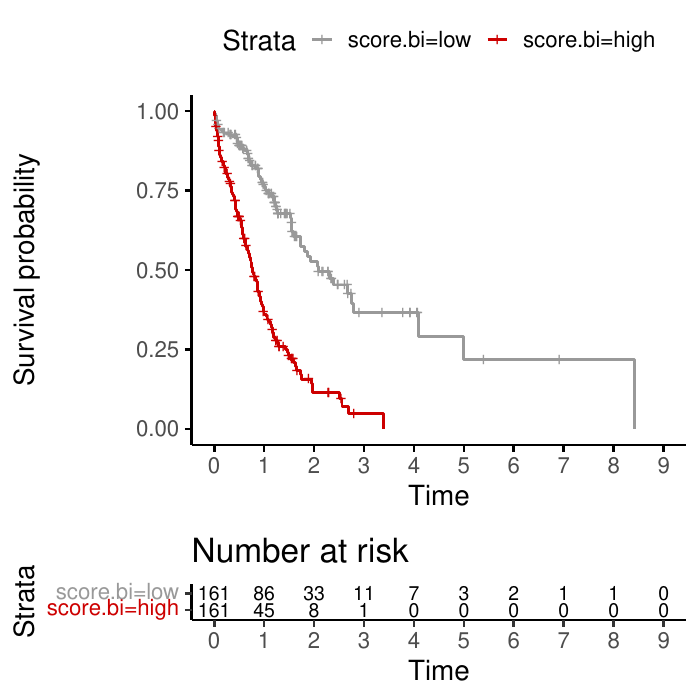

This chart was generated by the following R code:
# Set working directory

#Figure2L - p53LSC signature on total BeatAML dataset

# Load packages
library(survival)
library(survminer)
library(ggplot2)

# Read patient-level file
df <- read.table("../../../Sources/BeatAML/Master.txt", sep="\t", header=TRUE, stringsAsFactors=FALSE)
dim(df) #360 patients; only including de novo and sAML

# Remove entries with missing survival data
df <- df[which(!is.na(df$time)), ]
df <- df[which(!is.na(df$status)), ]
dim(df) #322 with concomitant survival data
table(df$genotype.TP53) #28 TP53-mutant and 294 TP53-WT

# Binarize scorse: LSConly signature
df$score.bi <- ifelse(df$upP53_LSConly.score < median(df$upP53_LSConly.score), "low", "high")
df$score.bi <- factor(df$score.bi, levels=c("low", "high"))
table(df$score.bi) # 161 low 161 high

###########################################################

# Survival analysis
    # Cox proportional-hazards model
    model <- coxph(Surv(time, status) ~ score.bi, data=df)
    summary(model)

    # Retrieve coefficients
    coef <- as.data.frame(summary(model)$coefficient)
    coef.int <- as.data.frame(summary(model)$conf.int[,c(3,4)])
    results <- data.frame("coef"=coef, "coef.95.lower"=coef.int[1,1], "coef.95.upper"=coef.int[2,1])

    # Summarise table
    cols <- c("coef.exp.coef.", "coef.95.lower", "coef.95.upper", "coef.Pr...z..")
    cols.new <- c("hazard_ratio", "hazard_ratio_95_lower",  "hazard_ratio_95_upper", "pval")
    results <- results[,cols]
    names(results) <- cols.new

    print(results) # HR=3.42 (95% Cl:2.48-4.71)
                   # P=5.13-14

# KM curve
    # Model
    model <- survfit(Surv(time, status) ~ score.bi, data=df)

    # Plot
    xmin <- 0 ; xmax <- ceiling(max(df$time, na.rm=TRUE))
    plot <- ggsurvplot(model,
                       data=df,
                       risk.table=TRUE,
                       palette=c("grey60","red3"),
                       xlim=c(xmin, xmax),
                       break.x.by=1,
                       fontsize=5,
                       ggtheme = theme_classic2(base_size=20))

    # Save file
    pdf("Figure2l.pdf")
    print(plot, newpage=FALSE)
    dev.off()
